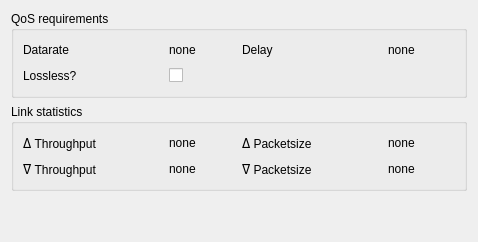
     <widget class="QWidget" name="tab_app">
      <attribute name="title">
       <string>Application</string>
      </attribute>
      <layout class="QVBoxLayout" name="verticalLayout_15">
       <item>
        <widget class="QGroupBox" name="groupBox_3">
         <property name="title">
          <string>QoS requirements</string>
         </property>
         <layout class="QGridLayout" name="gridLayout_5">
          <item row="0" column="0">
           <layout class="QHBoxLayout" name="horizontalLayout_6">
            <item>
             <widget class="QLabel" name="dataRateLabel">
              <property name="minimumSize">
               <size>
                <width>120</width>
                <height>0</height>
               </size>
              </property>
              <property name="maximumSize">
               <size>
                <width>120</width>
                <height>16777215</height>
               </size>
              </property>
              <property name="text">
               <string>Datarate</string>
              </property>
             </widget>
            </item>
            <item>
             <spacer name="horizontalSpacer_4">
              <property name="orientation">
               <enum>Qt::Horizontal</enum>
              </property>
              <property name="sizeType">
               <enum>QSizePolicy::Fixed</enum>
              </property>
              <property name="sizeHint" stdset="0">
               <size>
                <width>20</width>
                <height>20</height>
               </size>
              </property>
             </spacer>
            </item>
            <item>
             <widget class="QLabel" name="dataRateValue">
              <property name="text">
               <string>none</string>
              </property>
             </widget>
            </item>
            <item>
             <spacer name="horizontalSpacer_5">
              <property name="orientation">
               <enum>Qt::Horizontal</enum>
              </property>
              <property name="sizeHint" stdset="0">
               <size>
                <width>40</width>
                <height>20</height>
               </size>
              </property>
             </spacer>
            </item>
           </layout>
          </item>
          <item row="0" column="1">
           <layout class="QHBoxLayout" name="horizontalLayout_5">
            <item>
             <widget class="QLabel" name="delayLabel">
              <property name="minimumSize">
               <size>
                <width>120</width>
                <height>0</height>
               </size>
              </property>
              <property name="maximumSize">
               <size>
                <width>120</width>
                <height>16777215</height>
               </size>
              </property>
              <property name="text">
               <string>Delay</string>
              </property>
             </widget>
            </item>
            <item>
             <spacer name="horizontalSpacer_6">
              <property name="orientation">
               <enum>Qt::Horizontal</enum>
              </property>
              <property name="sizeType">
               <enum>QSizePolicy::Fixed</enum>
              </property>
              <property name="sizeHint" stdset="0">
               <size>
                <width>20</width>
                <height>20</height>
               </size>
              </property>
             </spacer>
            </item>
            <item>
             <widget class="QLabel" name="delayValue">
              <property name="text">
               <string>none</string>
              </property>
             </widget>
            </item>
            <item>
             <spacer name="horizontalSpacer_7">
              <property name="orientation">
               <enum>Qt::Horizontal</enum>
              </property>
              <property name="sizeHint" stdset="0">
               <size>
                <width>40</width>
                <height>20</height>
               </size>
              </property>
             </spacer>
            </item>
           </layout>
          </item>
          <item row="1" column="0" colspan="2">
           <layout class="QHBoxLayout" name="horizontalLayout_4">
            <item>
             <widget class="QLabel" name="losslessLabel">
              <property name="minimumSize">
               <size>
                <width>120</width>
                <height>0</height>
               </size>
              </property>
              <property name="maximumSize">
               <size>
                <width>120</width>
                <height>16777215</height>
               </size>
              </property>
              <property name="text">
               <string>Lossless?</string>
              </property>
             </widget>
            </item>
            <item>
             <spacer name="horizontalSpacer_8">
              <property name="orientation">
               <enum>Qt::Horizontal</enum>
              </property>
              <property name="sizeType">
               <enum>QSizePolicy::Fixed</enum>
              </property>
              <property name="sizeHint" stdset="0">
               <size>
                <width>20</width>
                <height>20</height>
               </size>
              </property>
             </spacer>
            </item>
            <item>
             <widget class="QCheckBox" name="losslessValue">
              <property name="layoutDirection">
               <enum>Qt::RightToLeft</enum>
              </property>
              <property name="text">
               <string/>
              </property>
              <property name="checkable">
               <bool>false</bool>
              </property>
             </widget>
            </item>
            <item>
             <spacer name="horizontalSpacer_9">
              <property name="orientation">
               <enum>Qt::Horizontal</enum>
              </property>
              <property name="sizeHint" stdset="0">
               <size>
                <width>40</width>
                <height>20</height>
               </size>
              </property>
             </spacer>
            </item>
           </layout>
          </item>
         </layout>
        </widget>
       </item>
       <item>
        <widget class="QGroupBox" name="groupBox_6">
         <property name="enabled">
          <bool>true</bool>
         </property>
         <property name="title">
          <string>Link statistics</string>
         </property>
         <layout class="QGridLayout" name="gridLayout_4">
          <item row="0" column="0">
           <layout class="QHBoxLayout" name="horizontalLayout_17">
            <item>
             <widget class="QLabel" name="upwardThroughput">
              <property name="minimumSize">
               <size>
                <width>120</width>
                <height>0</height>
               </size>
              </property>
              <property name="maximumSize">
               <size>
                <width>120</width>
                <height>16777215</height>
               </size>
              </property>
              <property name="text">
               <string>ᐃ Throughput</string>
              </property>
             </widget>
            </item>
            <item>
             <spacer name="horizontalSpacer_19">
              <property name="orientation">
               <enum>Qt::Horizontal</enum>
              </property>
              <property name="sizeType">
               <enum>QSizePolicy::Fixed</enum>
              </property>
              <property name="sizeHint" stdset="0">
               <size>
                <width>20</width>
                <height>20</height>
               </size>
              </property>
             </spacer>
            </item>
            <item>
             <widget class="QLabel" name="upwardThroughputValue">
              <property name="text">
               <string>none</string>
              </property>
             </widget>
            </item>
            <item>
             <spacer name="horizontalSpacer_20">
              <property name="orientation">
               <enum>Qt::Horizontal</enum>
              </property>
              <property name="sizeHint" stdset="0">
               <size>
                <width>40</width>
                <height>20</height>
               </size>
              </property>
             </spacer>
            </item>
           </layout>
          </item>
          <item row="0" column="1">
           <layout class="QHBoxLayout" name="horizontalLayout_16">
            <item>
             <widget class="QLabel" name="upwardPacketSize">
              <property name="minimumSize">
               <size>
                <width>120</width>
                <height>0</height>
               </size>
              </property>
              <property name="maximumSize">
               <size>
                <width>120</width>
                <height>16777215</height>
               </size>
              </property>
              <property name="text">
               <string>ᐃ Packetsize</string>
              </property>
             </widget>
            </item>
            <item>
             <spacer name="horizontalSpacer_17">
              <property name="orientation">
               <enum>Qt::Horizontal</enum>
              </property>
              <property name="sizeType">
               <enum>QSizePolicy::Fixed</enum>
              </property>
              <property name="sizeHint" stdset="0">
               <size>
                <width>20</width>
                <height>20</height>
               </size>
              </property>
             </spacer>
            </item>
            <item>
             <widget class="QLabel" name="upwardPacketSizeValue">
              <property name="text">
               <string>none</string>
              </property>
             </widget>
            </item>
            <item>
             <spacer name="horizontalSpacer_18">
              <property name="orientation">
               <enum>Qt::Horizontal</enum>
              </property>
              <property name="sizeHint" stdset="0">
               <size>
                <width>40</width>
                <height>20</height>
               </size>
              </property>
             </spacer>
            </item>
           </layout>
          </item>
          <item row="1" column="0">
           <layout class="QHBoxLayout" name="horizontalLayout_13">
            <item>
             <widget class="QLabel" name="downwardThroughput">
              <property name="minimumSize">
               <size>
                <width>120</width>
                <height>0</height>
               </size>
              </property>
              <property name="maximumSize">
               <size>
                <width>120</width>
                <height>16777215</height>
               </size>
              </property>
              <property name="text">
               <string>ᐁ Throughput</string>
              </property>
             </widget>
            </item>
            <item>
             <spacer name="horizontalSpacer_13">
              <property name="orientation">
               <enum>Qt::Horizontal</enum>
              </property>
              <property name="sizeType">
               <enum>QSizePolicy::Fixed</enum>
              </property>
              <property name="sizeHint" stdset="0">
               <size>
                <width>20</width>
                <height>20</height>
               </size>
              </property>
             </spacer>
            </item>
            <item>
             <widget class="QLabel" name="downwardThroughputValue">
              <property name="text">
               <string>none</string>
              </property>
             </widget>
            </item>
            <item>
             <spacer name="horizontalSpacer_14">
              <property name="orientation">
               <enum>Qt::Horizontal</enum>
              </property>
              <property name="sizeHint" stdset="0">
               <size>
                <width>40</width>
                <height>20</height>
               </size>
              </property>
             </spacer>
            </item>
           </layout>
          </item>
          <item row="1" column="1">
           <layout class="QHBoxLayout" name="horizontalLayout_14">
            <item>
             <widget class="QLabel" name="downwardPacketSize">
              <property name="minimumSize">
               <size>
                <width>120</width>
                <height>0</height>
               </size>
              </property>
              <property name="maximumSize">
               <size>
                <width>120</width>
                <height>16777215</height>
               </size>
              </property>
              <property name="text">
               <string>ᐁ Packetsize</string>
              </property>
             </widget>
            </item>
            <item>
             <spacer name="horizontalSpacer_15">
              <property name="orientation">
               <enum>Qt::Horizontal</enum>
              </property>
              <property name="sizeType">
               <enum>QSizePolicy::Fixed</enum>
              </property>
              <property name="sizeHint" stdset="0">
               <size>
                <width>20</width>
                <height>20</height>
               </size>
              </property>
             </spacer>
            </item>
            <item>
             <widget class="QLabel" name="downwardPacketSizeValue">
              <property name="text">
               <string>none</string>
              </property>
             </widget>
            </item>
            <item>
             <spacer name="horizontalSpacer_16">
              <property name="orientation">
               <enum>Qt::Horizontal</enum>
              </property>
              <property name="sizeHint" stdset="0">
               <size>
                <width>40</width>
                <height>20</height>
               </size>
              </property>
             </spacer>
            </item>
           </layout>
          </item>
         </layout>
        </widget>
       </item>
       <item>
        <spacer name="verticalSpacer">
         <property name="orientation">
          <enum>Qt::Vertical</enum>
         </property>
         <property name="sizeHint" stdset="0">
          <size>
           <width>20</width>
           <height>40</height>
          </size>
         </property>
        </spacer>
       </item>
      </layout>
     </widget>
